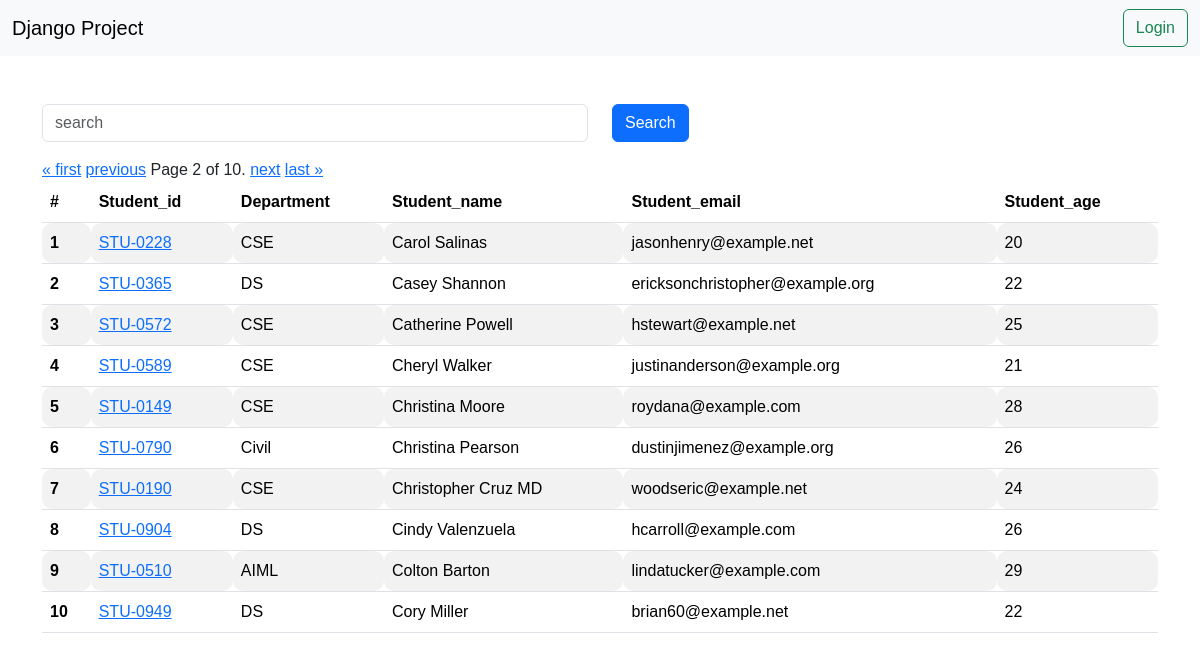
Page /reports/students/?page=2 on the committed database.
### vege/models.py (models this page shows, shortened)
class Student(models.Model):
    department = models.ForeignKey(Department , related_name="depart" , on_delete=models.CASCADE)
    S_Id = models.OneToOneField(StudentId , on_delete=models.CASCADE , related_name="studentid")
    S_name = models.CharField(max_length=100)
    S_email = models.EmailField(unique=True)
    S_age = models.CharField(default=18 , max_length=3)
    S_address = models.TextField()
    class Meta :
        ordering  = ['S_name']
        verbose_name = "student"

class StudentId(models.Model):
    S_Id = models.CharField(max_length=100)
    def __str__(self) -> str:
        return self.S_Id

class Department(models.Model):
    department = models.CharField(max_length=100)
    def __str__(self) -> str :
        return self.department
    class Meta :
        ordering = ['department']
        verbose_name = "department"

### vege/views.py (the view)
# urls.py: path('reports/students/' , get_students , name='students'),
def get_students(request):
    queryset = Student.objects.all()
    if request.GET.get('search'):
        search = request.GET.get('search')
        queryset = queryset.filter(S_name__icontains = search)
    paginator = Paginator(queryset, 10)  # Show 25 contacts per page.
    page_number = request.GET.get("page",1)
    page_obj = paginator.get_page(page_number)
    return render (request , 'reports/students.html' , {'queryset' : page_obj})

### vege/templates/reports/students.html
{% extends "base.html"%}
{%block start%}
<div class="container mt-5">
    <form class="mb-3">
    <div class="row">
    <div class="col-md-6">
        <input class="form-control" name="search" placeholder="search">
    </div>
    <div class="col-md-6">
        <button class="btn btn-primary">Search</button>
    </div>
    </div>
    </form>
    <table class="table table-striped">
        <thead>
          <tr>
            <th scope="col">#</th>
            <th scope="col">Student_id</th>
            <th scope="col">Department</th>
            <th scope="col">Student_name</th>
            <th scope="col">Student_email</th>
            <th scope="col">Student_age</th>
          </tr>
        </thead>
        <tbody>
            {% for student in queryset %}
          <tr>
            <th scope="row">{{forloop.counter}}</th>
            <td>
            <a href="/reports/see_marks/{{student.S_Id}}/">{{student.S_Id}}</a>
            </td>
            <td>{{student.department}}</td>
            <td>{{student.S_name}}</td>
            <td>{{student.S_email}}</td>
            <td>{{student.S_age}}</td>
          </tr>
          {% endfor %}
          <div class="pagination">
            <span class="step-links">
                {% if queryset.has_previous %}
                    <a href="?page=1">&laquo; first</a>
                    <a href="?page={{ queryset.previous_page_number }}">previous</a>
                {% endif %}
                <span class="current">
                    Page {{ queryset.number }} of {{ queryset.paginator.num_pages }}.
                </span>
                {% if queryset.has_next %}
                    <a href="?page={{ queryset.next_page_number }}">next</a>
                    <a href="?page={{ queryset.paginator.num_pages }}">last &raquo;</a>
                {% endif %}
            </span>
        </div>
        </tbody>
      </table>
</div>
  {% endblock %}

### home/templates/base.html (style rules this page uses)
table , th , td { border-radius: 10px; padding: 10px; }
* { font-family: Nunito, sans-serif; }
*, *:before, *:after { -moz-box-sizing: border-box; -webkit-box-sizing: border-box; box-sizing: border-box; }
body { margin: 0; }

### rows in the picture
Student: S_Id "STU-0228", department "CSE", S_name "Carol Salinas", S_email "jasonhenry@example.net", S_age "20"
Student: S_Id "STU-0365", department "DS", S_name "Casey Shannon", S_email "ericksonchristopher@example.org", S_age "22"
Student: S_Id "STU-0572", department "CSE", S_name "Catherine Powell", S_email "hstewart@example.net", S_age "25"
Student: S_Id "STU-0589", department "CSE", S_name "Cheryl Walker", S_email "justinanderson@example.org", S_age "21"
Student: S_Id "STU-0149", department "CSE", S_name "Christina Moore", S_email "roydana@example.com", S_age "28"
Student: S_Id "STU-0790", department "Civil", S_name "Christina Pearson", S_email "dustinjimenez@example.org", S_age "26"
Student: S_Id "STU-0190", department "CSE", S_name "Christopher Cruz MD", S_email "woodseric@example.net", S_age "24"
Student: S_Id "STU-0904", department "DS", S_name "Cindy Valenzuela", S_email "hcarroll@example.com", S_age "26"
Student: S_Id "STU-0510", department "AIML", S_name "Colton Barton", S_email "lindatucker@example.com", S_age "29"
Student: S_Id "STU-0949", department "DS", S_name "Cory Miller", S_email "brian60@example.net", S_age "22"

### other values in the picture
{{ queryset.number }} "2"
{{ queryset.paginator.num_pages }} "10"
